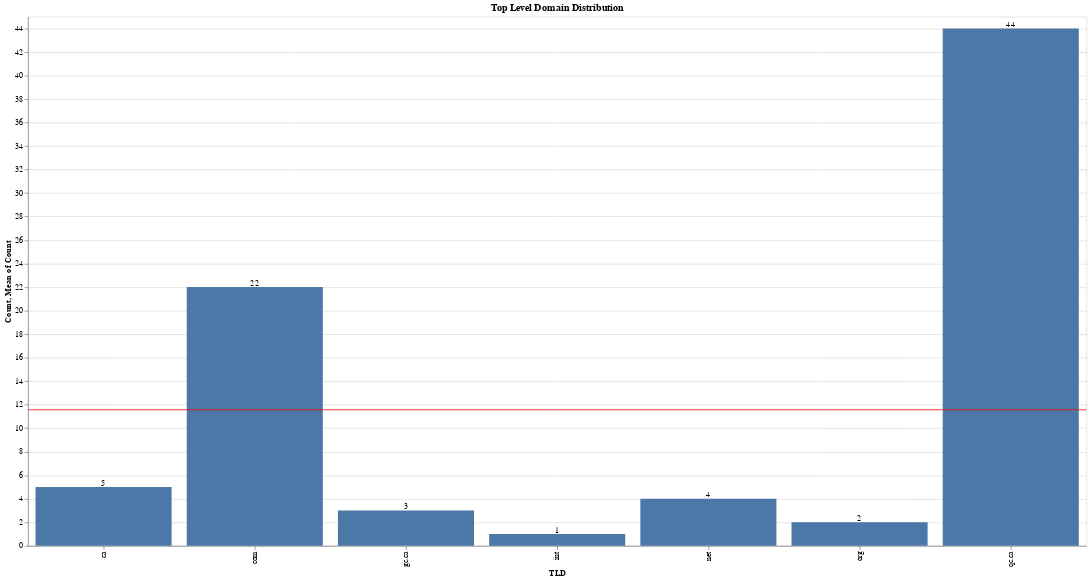

Notebook cell for this chart:
### Markdown cell above
#### Next, we'll plot the TLD count.

### Code cell
tld_count = domains['tld'].value_counts().rename_axis('TLD').reset_index(name='Count')

tld_bar = alt.Chart(tld_count).mark_bar().encode(
    x='TLD:O',
    y='Count:Q'
)

tld_rule = alt.Chart(tld_count).mark_rule(color='red').encode(
    y='mean(Count):Q'
)

tld_text = tld_bar.mark_text(
    align='center',
    baseline='bottom'
).encode(
    text='Count:Q'
)

(tld_bar + tld_rule + tld_text).properties(width=1400, height=700, title='Top Level Domain Distribution')

### Figure 1 — Vega-Lite specification as saved in the notebook (floating-point values rounded to 4 significant figures)
{"config": {"view": {"continuousWidth": 400, "continuousHeight": 300}}, "layer": [{"mark": "bar", "encoding": {"x": {"type": "ordinal", "field": "TLD"}, "y": {"type": "quantitative", "field": "Count"}}}, {"mark": {"type": "rule", "color": "red"}, "encoding": {"y": {"type": "quantitative", "aggregate": "mean", "field": "Count"}}}, {"mark": {"type": "text", "align": "center", "baseline": "bottom"}, "encoding": {"text": {"type": "quantitative", "field": "Count"}, "x": {"type": "ordinal", "field": "TLD"}, "y": {"type": "quantitative", "field": "Count"}}}], "data": {"name": "data-1d08ac52670965598ec85a263f1caef3"}, "height": 700, "title": "Top Level Domain Distribution", "width": 1400, "$schema": "https://vega.github.io/schema/vega-lite/v4.8.1.json", "datasets": {"data-1d08ac52670965598ec85a263f1caef3": [{"TLD": "qc.ca", "Count": 44}, {"TLD": "com", "Count": 22}, {"TLD": "ca", "Count": 5}, {"TLD": "net", "Count": 4}, {"TLD": "gc.ca", "Count": 3}, {"TLD": "org", "Count": 2}, {"TLD": "int", "Count": 1}]}}
